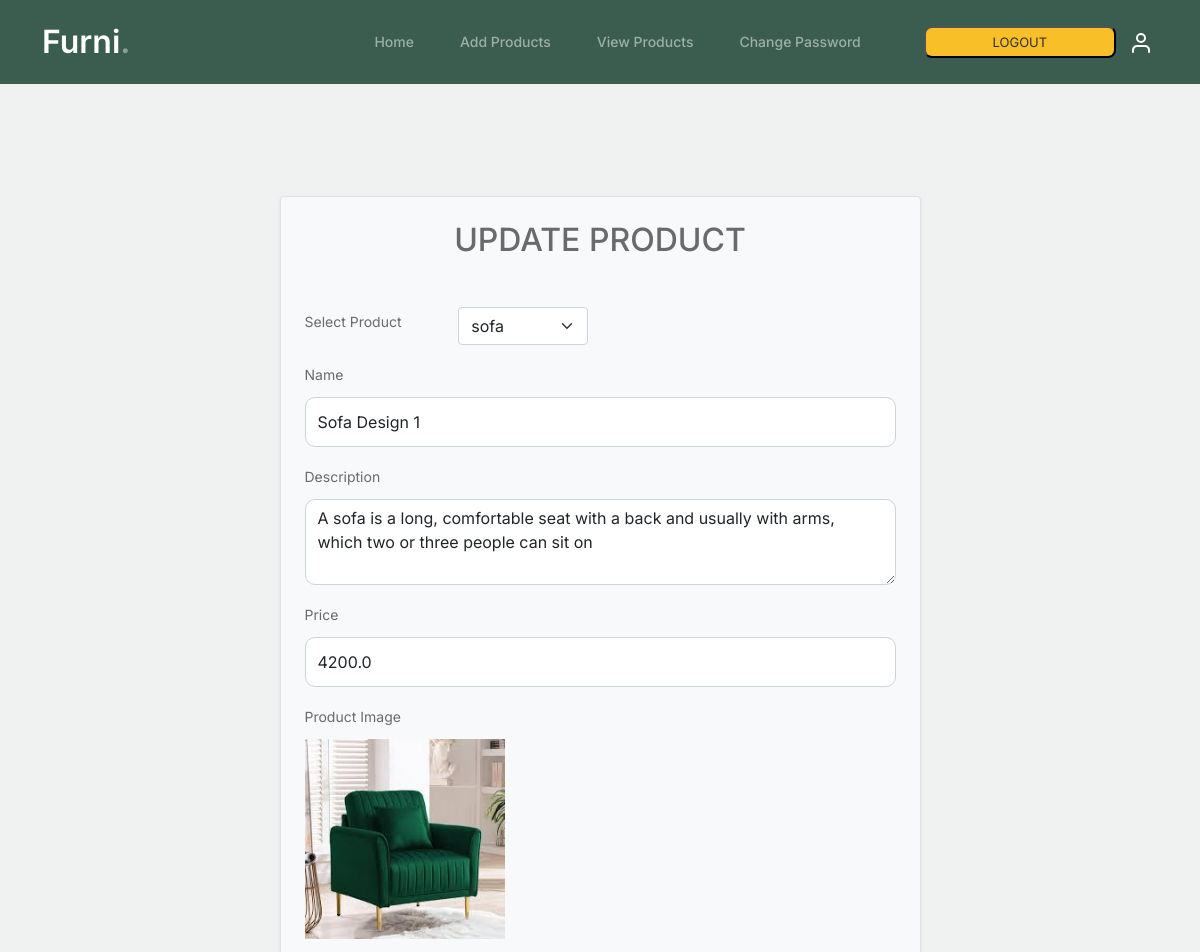
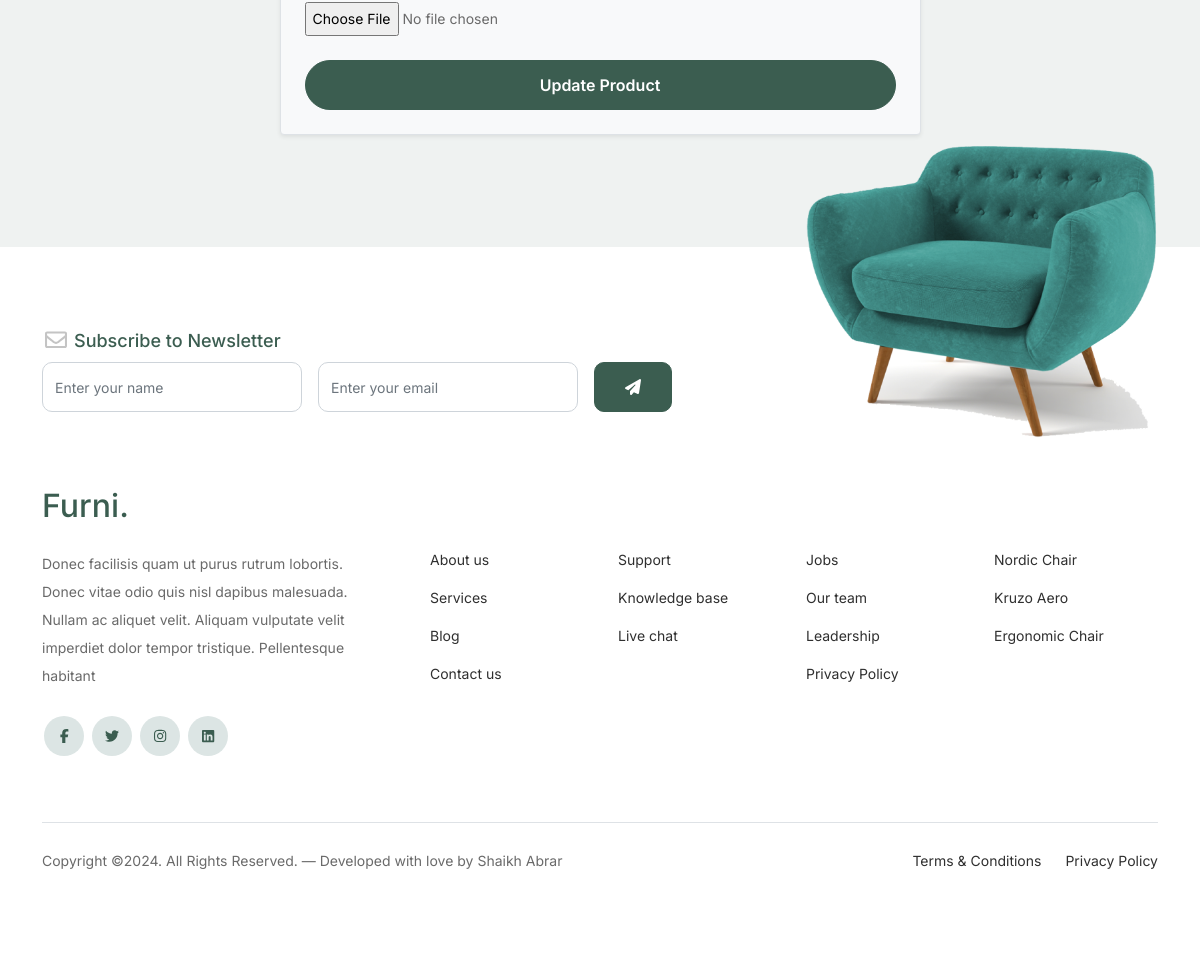
Page /pupdate/27 (signed in) on the committed database (2 pictures, top to bottom).
### app1/models.py (models this page shows, shortened)
class Product(models.Model):
    PRODUCT_CATEGORIES = [
        ('chair','Chair'),
        ('sofa','Sofa'),
    ]
    seller = models.ForeignKey(User,on_delete=models.CASCADE,limit_choices_to={'usertype': 'seller'})
    pcat = models.CharField(max_length=10,choices=PRODUCT_CATEGORIES)
    pname = models.CharField(max_length=30)
    pcaption = models.CharField(max_length=50,blank=True,null=True)
    pdesc = models.TextField(max_length=500,blank=True,null=True)
    pprice = models.FloatField(blank=True,null=True)
    pimg = models.ImageField(default="",upload_to="product_images/")
    color = models.CharField(max_length=20, blank=True, null=True)
    material = models.CharField(max_length=50, blank=True, null=True)
    brand = models.CharField(max_length=50, blank=True, null=True)
    stock = models.PositiveIntegerField(default=0)

### app1/views.py (the view)
# urls.py: path('pupdate/<int:pk>',views.pupdate,name="pupdate"),
def pupdate(request,pk):
    seller = User.objects.get(email=request.session['email'],usertype='seller')
    product = Product.objects.get(pk=pk)
    if request.method == "POST":
        try:
            product.pname = request.POST['pname']
            product.pdesc = request.POST['pdesc']
            product.pprice = request.POST['pprice']
            product.pcat = request.POST['pcat']
            if 'pimg' in request.FILES:
                product.pimg = request.FILES['pimg']
            product.save()
            messages.success(request,'Product Updated Successfully..!!')
            return redirect('pview')
        except Exception as e:
            print(e)
            messages.error(request,'Product not updated, Please try again..!!')
            return redirect('pupdate',pk=pk)
    else:
        return render(request,'seller/pupdate.html',{'product':product})

### app1/templates/seller/pupdate.html (shortened to what this page needs)
{% extends "seller/sheader.html" %}
{% load static %}
{% block content %}
<div class="untree_co-section position-relative">
  <div class="container">
    <div class="row justify-content-center">
      <div class="col-md-8 col-lg-7">
        <div class="card shadow-sm bg-light border">
          <div class="card-body p-4">
            <h2 class="text-center mb-5">UPDATE PRODUCT</h2>
            <form action="{% url "pupdate" pk=product.pk %}" method="post" enctype="multipart/form-data">
                <div class="form-group mb-3 row align-items-center">
                  <label for="product" class="form-label col-sm-3">Select Product</label>
                  <div class="col-sm-3">
                    <select name="pcat" class="form-select">
                      <option value="sofa" {% if product.pcat == 'sofa' %}selected{% endif %}>sofa</option>
                    </select>
                  </div>
                </div>
              <div class="form-group mb-3">
                <label for="name" class="form-label">Name</label>
                <input type="text" value="{{product.pname}}" class="form-control" id="pname" name="pname" required>
              </div>
              <div class="form-group mb-3">
                <label for="desc" class="form-label">Description</label>
                <textarea class="form-control" id="pdesc" name="pdesc" rows="3">{{product.pdesc}}</textarea>
              </div>
              <div class="form-group mb-3">
                <label for="email" class="form-label">Price</label>
                <input type="number" value="{{product.pprice}}" class="form-control" id="pprice" name="pprice" required>
              </div>
              <div class="form-group mb-4 d-flex flex-column">
                  <label for="file" class="form-label">Product Image</label>
                  <img src="{{ product.pimg.url }}" class="product-img" alt="{{ product.pname }}">
                  <input type="file" class="form-control-file" id="pimg" name="pimg">
              </div>
              <button type="submit" class="btn btn-primary w-100">Update Product</button>
            </form>
          </div>
        </div>
      </div>
    </div>
  </div>
</div>
{% endblock content %}

### app1/static/css/style.css (style rules this page uses)
* { margin: 0; padding: 0; }
body { overflow-x: hidden; position: relative; }
body { font-family: "Inter", sans-serif; font-weight: 400; line-height: 28px; color: #6a6a6a; font-size: 14px; background-color: #eff2f1; }
.btn { font-weight: 600; padding: 12px 30px; border-radius: 30px; color: #ffffff; background: #2f2f2f; border-color: #2f2f2f; }
.btn.btn-primary { background: #3b5d50; border-color: #3b5d50; }
.untree_co-section { padding: 7rem 0; }
.form-control { height: 50px; border-radius: 10px; font-family: "Inter", sans-serif; }
textarea { height: auto !important; }

### app1/templates/seller/pupdate.html (style rules this page uses)
.product-img { height: 200px; width: 200px; object-fit: cover; margin-bottom: 15px; }

### rows in the picture
Product: pcat "sofa", pname "Sofa Design 1", pdesc "A sofa is a long, comfortable seat with a back and usually with arms, which two or three people can sit on", pprice "4200.0", pimg (picture)
